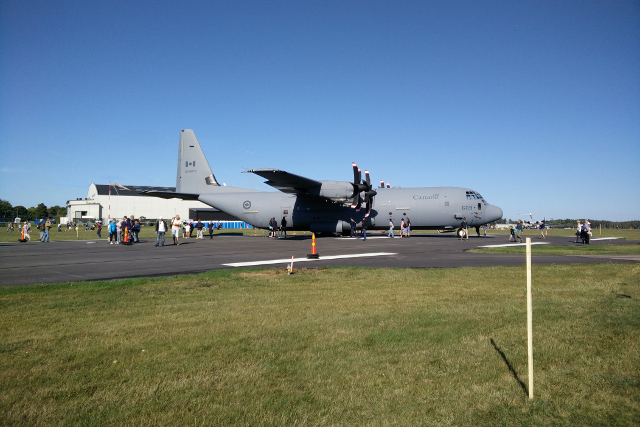
#> input picture lab5/planec130.jpg, 640 x 427 px, found by its file name
$ python 'övning.py'
#> lines starting #> are read from the running program, lines starting #| are printed output that depends on the picture
#> further down, img is the input picture: shape (427, 640, 3); mean B, G, R 131, 123.9, 105.4
import cv2
import math
import random
'''
# Read the image
img = cv2.imread("C:/Users/felix/Skrivbord/python git/tdde23-2024-labbar-14-d1-b-05/lab5/plane.jpg")

# Check if the image was successfully loaded
if img is not None:
    print("Image shape:", img.shape)
    print("Image size:", img.size)

    # Remove the blue channel from the image
    img[:, :, 0] = 0  # Set the blue channel to 0 for all pixels

    # Display the modified image
    cv2.imshow('Modified Image', img)
    cv2.waitKey(0)
    cv2.destroyAllWindows()
else:
    print("Error: Image not found or unable to load.")
'''
'''
def create_lock(password, secret_message):
    def lock(input_password):
        if input_password == password:
            return secret_message
        else:
            return "Wrong password"
    return lock

my_lock = create_lock(1234, "Secret message")
print(my_lock(42))
print(my_lock(1234))

double = lambda x: x*2
print(double(5))

sumsqr = lambda x, y: x**2 + y**2
print(sumsqr(3, 4))

adder = lambda x: lambda y: lambda z:x + y +z
print(adder(5))
print(adder(5)(3)(4))
'''
def stars(x, y):
    val = random.random() * 255 if random.random() > 0.99 else 0
    return (val, val, val)

def skystar(img):
    if img is not None:
        # RBG
        height, width = img.shape[0], img.shape[1]
#> height = 427; width = 640
        # Loop over the image pixels
        for x in range(0, width):
            for y in range(0, height):
                b, g, r = img[y, x]  # Get the pixel color
                if b > g+18 and b > r+18:
                    img[y, x] = stars(x, y)
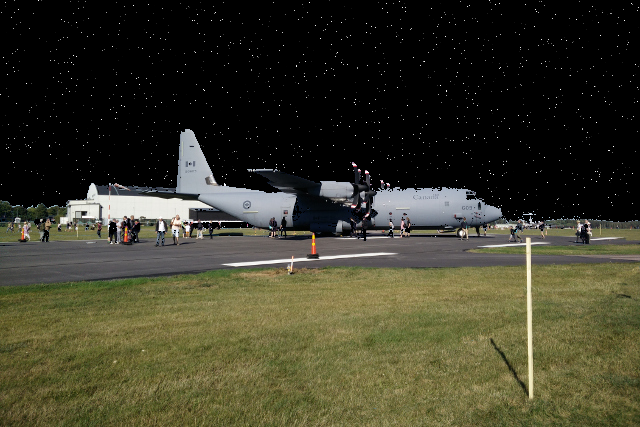
#> img: shape (427, 640, 3); mean B, G, R 41.8, 59.1, 60.4
        return img

img = cv2.imread("/home/fe1ixj/Desktop/python/tdde23-2024-labbar-14-d1-b-05/lab5/planec130.jpg")
if img is not None:
    new_img = skystar(img)
    cv2.imshow("filtered", new_img)
    cv2.waitKey(0)
    cv2.destroyAllWindows()
else:
    print("Error: Image not found or unable to load.")

$ run again, with lab5/plane.jpg copied over lab5/planec130.jpg
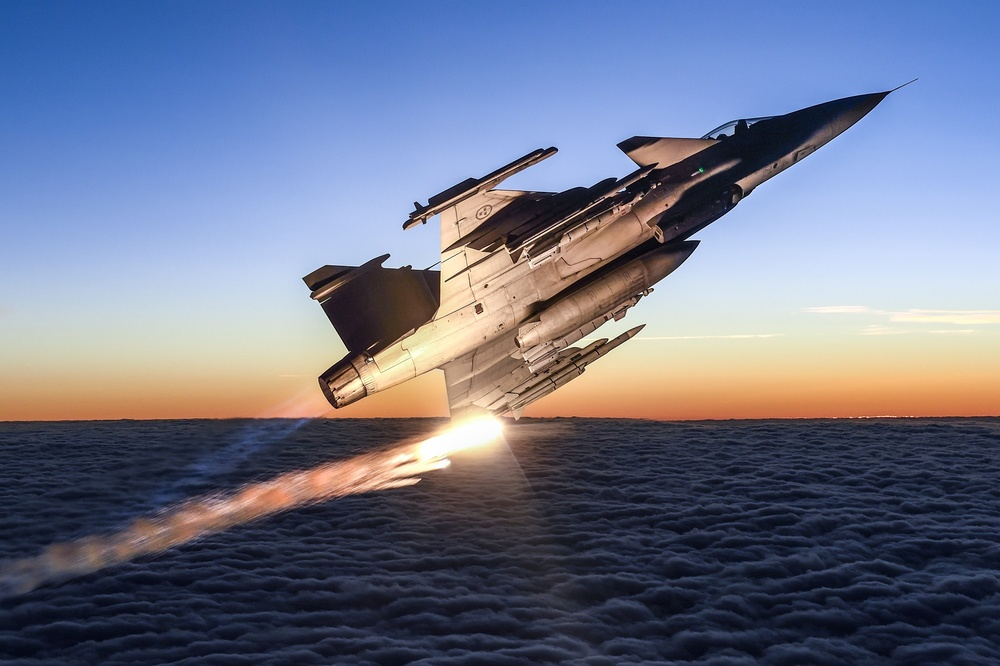
#> input picture lab5/plane.jpg, 1000 x 666 px, shrunk from 2000 x 1333 before the run, found by its file name
#> img is the input picture: shape (666, 1000, 3); mean B, G, R 138.5, 116.3, 110.1
#> after the loop in skystar, `for x in range(0, width):`:
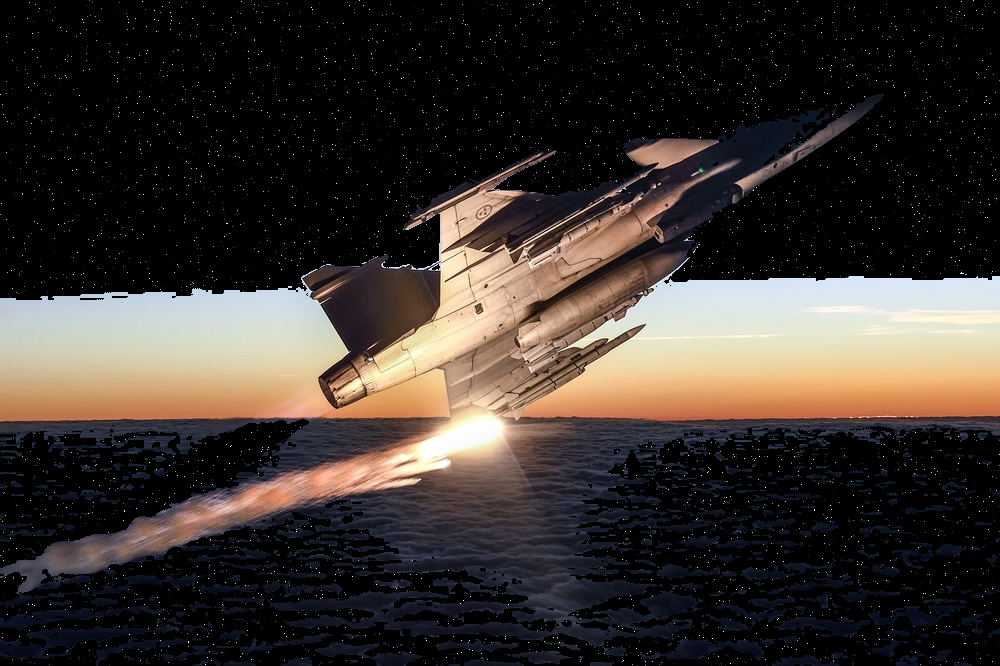
#> img: shape (666, 1000, 3); mean B, G, R 46.4, 50.9, 57.8
